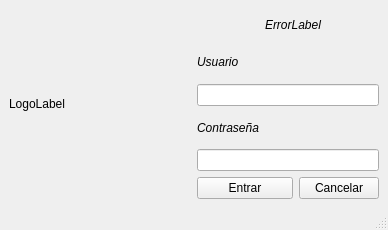
<?xml version="1.0" encoding="UTF-8"?>
<ui version="4.0">
 <class>LoginWindow</class>
 <widget class="QMainWindow" name="LoginWindow">
  <property name="geometry">
   <rect>
    <x>0</x>
    <y>0</y>
    <width>388</width>
    <height>230</height>
   </rect>
  </property>
  <property name="minimumSize">
   <size>
    <width>388</width>
    <height>230</height>
   </size>
  </property>
  <property name="windowTitle">
   <string>BiblioOrg | Login</string>
  </property>
  <widget class="QWidget" name="centralwidget">
   <layout class="QHBoxLayout" name="horizontalLayout">
    <item>
     <widget class="QLabel" name="logolabel">
      <property name="text">
       <string>LogoLabel</string>
      </property>
     </widget>
    </item>
    <item>
     <layout class="QGridLayout" name="gridLayout">
      <item row="0" column="1" colspan="2">
       <widget class="QLabel" name="errorlabel">
        <property name="font">
         <font>
          <italic>true</italic>
         </font>
        </property>
        <property name="text">
         <string>ErrorLabel</string>
        </property>
       </widget>
      </item>
      <item row="1" column="0">
       <widget class="QLabel" name="userlabel">
        <property name="font">
         <font>
          <italic>true</italic>
         </font>
        </property>
        <property name="text">
         <string>Usuario</string>
        </property>
       </widget>
      </item>
      <item row="2" column="0" colspan="3">
       <widget class="QLineEdit" name="usertxt"/>
      </item>
      <item row="3" column="0">
       <widget class="QLabel" name="passwordlabel">
        <property name="font">
         <font>
          <italic>true</italic>
         </font>
        </property>
        <property name="text">
         <string>Contraseña</string>
        </property>
       </widget>
      </item>
      <item row="4" column="0" colspan="3">
       <widget class="QLineEdit" name="passwordtxt"/>
      </item>
      <item row="5" column="0" colspan="2">
       <widget class="QPushButton" name="loginbtn">
        <property name="text">
         <string>Entrar</string>
        </property>
       </widget>
      </item>
      <item row="5" column="2">
       <widget class="QPushButton" name="cancelbtn">
        <property name="text">
         <string>Cancelar</string>
        </property>
       </widget>
      </item>
     </layout>
    </item>
   </layout>
  </widget>
  <widget class="QMenuBar" name="menubar">
   <property name="geometry">
    <rect>
     <x>0</x>
     <y>0</y>
     <width>388</width>
     <height>33</height>
    </rect>
   </property>
  </widget>
  <widget class="QStatusBar" name="statusbar"/>
 </widget>
 <resources/>
 <connections/>
</ui>
